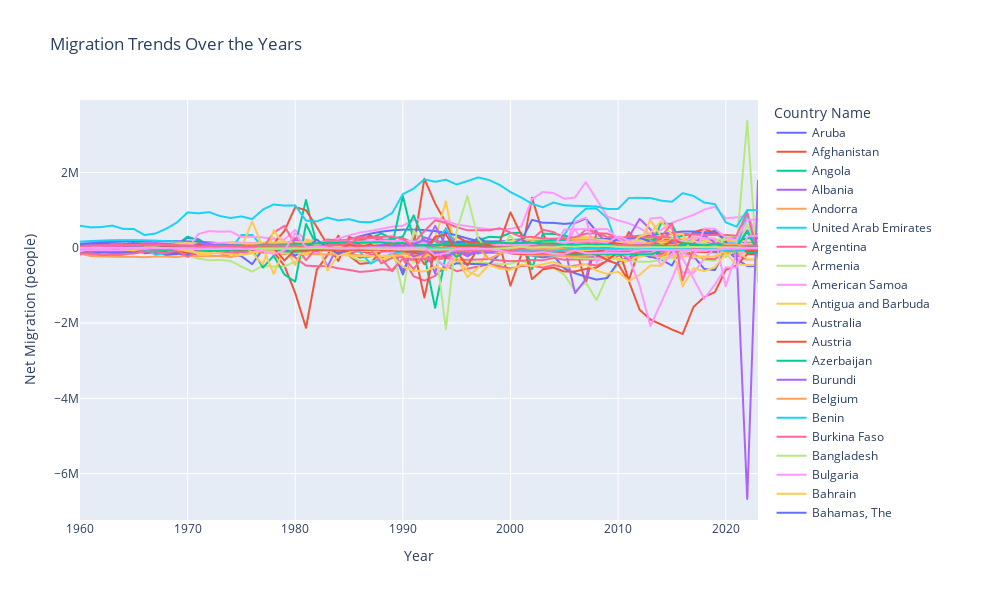

Notebook code for this chart:
### Markdown cell above
ChatGPT Trend Line

### Code cell
import plotly.express as px

# Function to plot migration trends over years for selected or all countries
def plot_migration_trends(df, country_filter=None):
    """
    Plots migration trends over the years.
    
    Parameters:
    - df: DataFrame containing 'Country Name', 'Year', and 'Net Migration' columns.
    - country_filter: List of country names to filter and plot. If None, plots for all countries.
    """
    # Filter data for selected countries if provided
    if country_filter:
        df = df[df["Country Name"].isin(country_filter)]
    
    # Create line plot
    fig = px.line(
        df,
        x="Year",
        y="Net Migration",
        color="Country Name",
        title="Migration Trends Over the Years",
        labels={"Net Migration": "Net Migration (people)", "Year": "Year"}
    )
    
    # Update layout for better readability
    fig.update_layout(width=1000, height=600)
    fig.show()

# Example usage:
# Plot migration trends for all countries
plot_migration_trends(df_mig_melt)

# Or, to plot trends for specific countries (e.g., "Afghanistan", "India", "United States")
# plot_migration_trends(df_mig_melted, country_filter=["Afghanistan", "India", "United States"])
